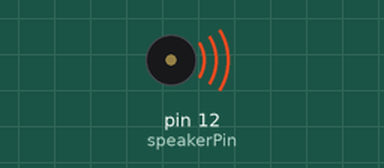
The sketch below on a simulated Arduino Nano, built with avr-gcc and run on an emulated ATmega328P. Parts: buzzer (waves = sounding). Wiring (inferred from the names in the program): 24Cxx EEPROM at I2C address 0x50. EEPROM starts erased; what the sketch prints to the serial monitor is not drawn.

Above: at 12.4 s.
Timing chart, 0 to 29.0 s (numbered marks = the images above):
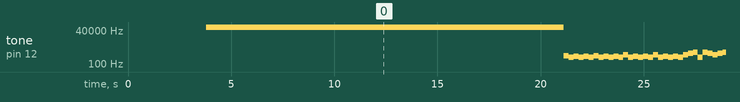

The sketch:

music_note.ino
```cpp
#include <Wire.h>
#define B0  31
#define C1  33
#define CS1 35
#define D1  37
#define DS1 39l
#define E1  41
#define F1  44
#define FS1 46
#define G1  49
#define GS1 52
#define A1  55
#define AS1 58
#define B1  62
#define C2  65
#define CS2 69
#define D2  73
#define DS2 78
#define E2  82
#define F2  87
#define FS2 93
#define G2  98
#define GS2 104
#define A2  110
#define AS2 117
#define B2  123
#define C3  131
#define CS3 139
#define D3  147
#define DS3 156
#define E3  165
#define F3  175
#define FS3 185
#define G3  196
#define GS3 208
#define A3  220
#define AS3 233
#define B3  247
#define C4  262
#define CS4 277
#define D4  294
#define DS4 311
#define E4  330
#define F4  349
#define FS4 370
#define G4  392
#define GS4 415
#define A4  440
#define AS4 466
#define B4  494
#define C5  523
#define CS5 554
#define D5  587
#define DS5 622
#define E5  659
#define F5  698
#define FS5 740
#define G5  784
#define GS5 831
#define A5  880
#define AS5 932
#define B5  988
#define C6  1047
#define CS6 1109
#define D6  1175
#define DS6 1245
#define E6  1319
#define F6  1397
#define FS6 1480
#define G6  1568
#define GS6 1661
#define A6  1760
#define AS6 1865
#define B6  1976
#define C7  2093
#define CS7 2217
#define D7  2349
#define DS7 2489
#define E7  2637
#define F7  2794
#define FS7 2960
#define G7  3136
#define GS7 3322
#define A7  3520
#define AS7 3729
#define B7  3951
#define C8  4186
#define CS8 4435
#define D8  4699
#define DS8 4978
#define SIXTEENTHNOTE 1
#define EIGHTHNOTE 2
#define DOTTEDEIGHTNOTE 3
#define QUARTERNOTE 4
#define DOTTEDQUARTERNOTE 6
#define HALFNOTE 8
#define DOTTEDHALFNOTE 12
#define WHOLENOTE 16

#define M24LC128_ADDR 0x50
#define I2C_NOSTOP 0

#define speakerPin 12

int tempo = 120;
const int notemusic[72] = { G5,E6,DS6,E6,DS6,E6,B5,D6,C6,
A3,E4,A4,C5,E5,A5,E3,E4,GS4,E5,GS5,B5,
A3,E4,A4,E5,E6,DS6,E6,DS6,E6,B5,D6,C6,
A3,E4,A4,C5,E5,A5,E3,E4,GS4,E5,GS5,B5,
A3,E4,A4,E5,C6,D6,C4,G4,C5,G5,F6,E6,
G3,G4,B4,F5,E6,D6,A3,E4,A4,E5,D6,C6,
E3,E4,A5
};
const int notemusic1[146] = {
  C4, E4, G4, E4, G4, E4, C4, E4, G4, E4, G4, E4, B3, E4, G4, E4, G4, E4, B3, E4, G4, E4, G4, E4,
  A3, E4, G4, E4, G4, E4, A3, E4, G4, E4, G4, E4, B3, E4, G4, E4, G4, E4, B3, E4, G4, E4, G4, E4,
  C5, E4, G4, E4, G4, E4, C5, E4, G4, E4, G4, E4, B4, E4, G4, E4, G4, E4, B4, E4, G4, E4, G4, E4,
  A4, E4, G4, E4, G4, E4, A4, E4, G4, E4, G4, E4, B4, E4, G4, E4, G4, E4, B4, E4, G4, E4, G4, E4,
  C5, E5, G5, E4, G5, E5, C5, E5, G5, E4, G5, E5, B4, E5, G5, E4, G5, E5, B4, E5, G5, E4, G5, E5,
  A4, E5, G5, E4, G5, E5, A4, E5, G5, E4, G5, E5, B4, E5, G5, E4, G5, E5, B4, E5, G5, E4, G5, E5,
  C5
};

void setup() {
  Serial.begin(38400);
   Wire.begin();
   for (int i = 72; i<200; i++){
    uint16_t val = notemusic1[i];
    uint8_t dataL = val & 0xFF;
    uint8_t dataH = val >> 8;
   M24LC128writeByte(2*i,dataL);
   M24LC128writeByte((2*i+1),dataH);
   Serial.print("dataL:");
   Serial.println(dataL,DEC);
   Serial.print("dataH:");
   Serial.println(dataH,DEC);

   }

   Serial.print(" M24LC128 ");
   for (int j=80; j<90; j++){
    Serial.println(MusicReadEeprom(2*j),DEC);
    delay(100);
   }
  // put your setup code here, to run once:

}

void loop() {

for (int i=0; i < 160; i++){
  note(MusicReadEeprom(2*i), EIGHTHNOTE);
}
   rest(EIGHTHNOTE);
   noTone(speakerPin);
}

int MusicReadEeprom(uint16_t address){

    int data;

  //uint8_t data; // `data` will store the register data
  Wire.beginTransmission(M24LC128_ADDR);         // Initialize the Tx buffer
  Wire.write((int)(address >> 8));                // Put slave register address in Tx buffer
  Wire.write((int)(address & 0xFF));                // Put slave register address in Tx buffer
  Wire.endTransmission(I2C_NOSTOP);        // Send the Tx buffer, but send a restart to keep connection alive
//  Wire.endTransmission(false);             // Send the Tx buffer, but send a restart to keep connection alive
//  Wire.requestFrom(address, 1);  // Read one byte from slave register address
  Wire.requestFrom(M24LC128_ADDR,2);   // Read one byte from slave register address
  uint8_t dataL = Wire.read();
  uint8_t dataH = Wire.read(); // Fill Rx buffer with result
  data = dataH*256 + dataL;
  return data;                             // Return data read from slave register
}
void M24LC128writeByte(uint16_t address, uint8_t  data)
{
//  uint8_t data_address1, data_address2;
//  data_address1 = highByte(data_address);
//  data_address2 = lowByte(data_address);
  Wire.beginTransmission(M24LC128_ADDR);   // Initialize the Tx buffer
  Wire.write((int)(address >> 8));                // Put slave register address in Tx buffer
  Wire.write((int)(address & 0xFF));                // Put slave register address in Tx buffer
  Wire.write(data);                         // Put data in Tx buffer
  Wire.endTransmission();                   // Send the Tx buffer
  delay(10);
  Serial.print(address >> 8, DEC);
  Serial.print(address & 0xFF, DEC);
  Serial.println("Wire once");
}
void M24LC128writeBytes(uint16_t data_address, uint8_t count, uint8_t * dest)
{
  uint8_t data_address1, data_address2;
  data_address1 = highByte(data_address);
  data_address2 = lowByte(data_address);
  if (count > 64) {
    count = 64;
    Serial.print("Page count cannot be more than 128 bytes!");
  }

  Wire.beginTransmission(M24LC128_ADDR);   // Initialize the Tx buffer
  Wire.write(data_address1);                // Put slave register address in Tx buffer
  Wire.write(data_address2);                // Put slave register address in Tx buffer
  for (uint8_t i = 0; i < count; i++) {
    Wire.write(dest[i]);                      // Put data in Tx buffer
  }
  Wire.endTransmission();                   // Send the Tx buffer
}
uint8_t M24LC128readByte(uint16_t address)
{
  uint8_t data;

  //uint8_t data; // `data` will store the register data
  Wire.beginTransmission(M24LC128_ADDR);         // Initialize the Tx buffer
  Wire.write((int)(address >> 8));                // Put slave register address in Tx buffer
  Wire.write((int)(address & 0xFF));                // Put slave register address in Tx buffer
  Wire.endTransmission(I2C_NOSTOP);        // Send the Tx buffer, but send a restart to keep connection alive
//  Wire.endTransmission(false);             // Send the Tx buffer, but send a restart to keep connection alive
//  Wire.requestFrom(address, 1);  // Read one byte from slave register address
  Wire.requestFrom(M24LC128_ADDR,1);   // Read one byte from slave register address
  data = Wire.read();                      // Fill Rx buffer with result
  return data;                             // Return data read from slave register
}
void M24LC128readBytes(uint16_t data_address, int count, uint8_t * dest)
{
  uint8_t data_address1, data_address2;
  data_address1 = highByte(data_address);
  data_address2 = lowByte(data_address);
  Wire.beginTransmission(M24LC128_ADDR);      // Initialize the Tx buffer
  Wire.write(data_address1);                     // Put slave register address in Tx buffer
  Wire.write(data_address2);                     // Put slave register address in Tx buffer
  Wire.endTransmission(I2C_NOSTOP);         // Send the Tx buffer, but send a restart to keep connection alive
//  Wire.endTransmission(false);              // Send the Tx buffer, but send a restart to keep connection alive
  uint8_t i = 0;
  //        Wire.requestFrom(address, count);       // Read bytes from slave register address
  Wire.requestFrom(M24LC128_ADDR,count);  // Read bytes from slave register address
  while (Wire.available()) {
    dest[i++] = Wire.read();
  }                // Put read results in the Rx buffer
}


void spacedNote(int frequencyInHertz, int noteLength)
{
  tone(speakerPin, frequencyInHertz);
  float delayTime = (1000 / tempo) * (60 / 4) * noteLength;
  delay(delayTime - 50);
  noTone(speakerPin);
  delay(50);
}
void note(int frequencyInHertz, int noteLength)  //Code to take care of the note
{
  tone(speakerPin, frequencyInHertz);
  float delayTime = (1000 / tempo) * (60 / 4) * noteLength;
  delay(delayTime);
}
void rest(int restLength)
{
  noTone(speakerPin);
  float delayTime = (1000 / tempo) * (60 / 4) * restLength;
  delay(delayTime);
}
```

Measured:
- by itself, tone on pin 12 (speakerPin): plays 65535 Hz for 17.3 s, 440 Hz for 0.24 s, 330 Hz for 0.24 s, 392 Hz for 0.24 s, 330 Hz for 0.24 s, 392 Hz for 0.24 s … (256 notes in this stretch)
